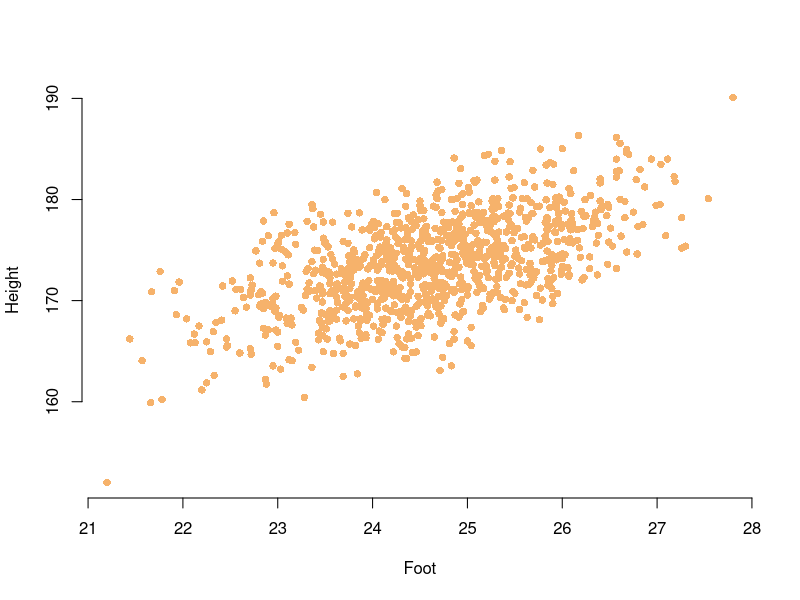
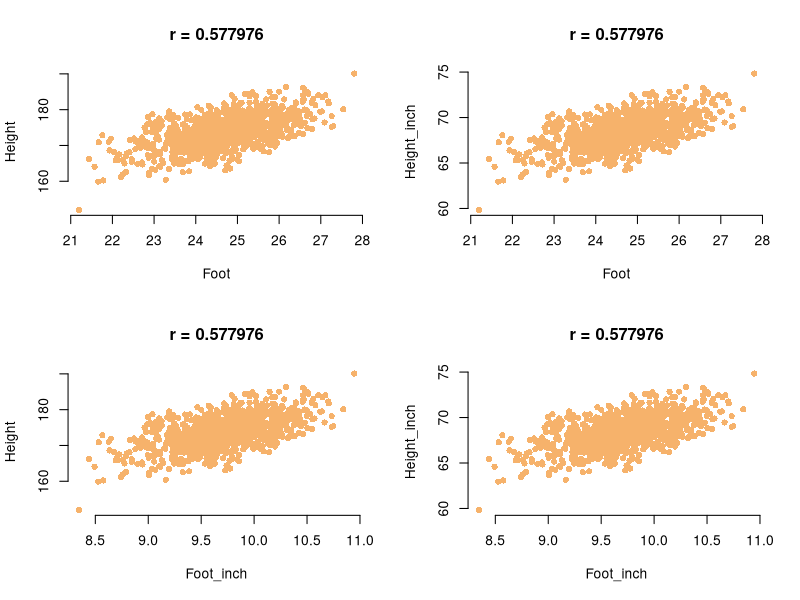
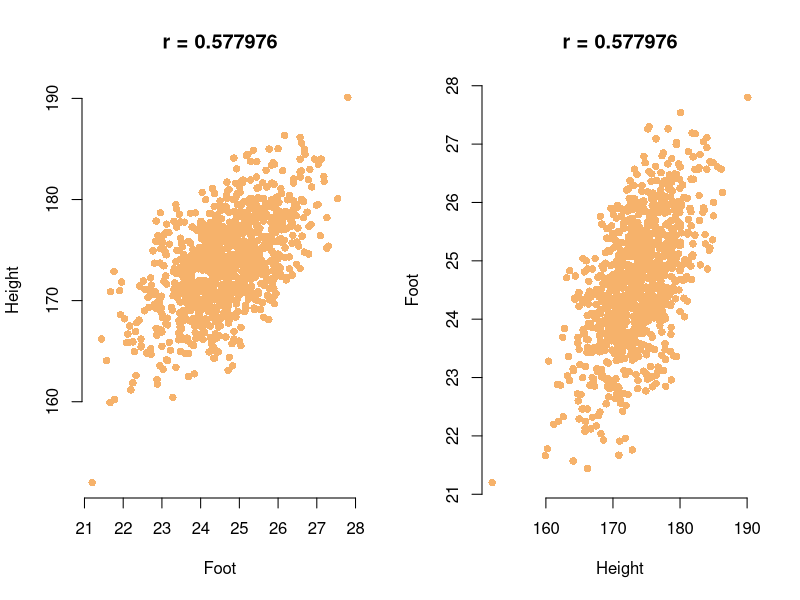
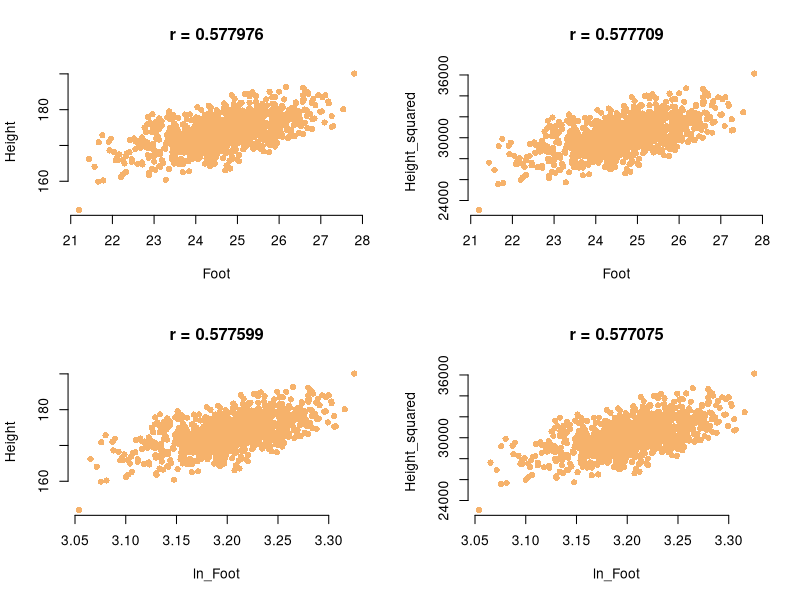

Reproduce these figures in R, in order.
#Load data
india_foot_height <- read.table("india_foot_height.dat")
names(india_foot_height)[1:2] <- c("Foot", "Height")
attach(india_foot_height)

#Convert cm to inch
india_foot_height$Foot_inch <- Foot * 0.393701
india_foot_height$Height_inch <- Height * 0.393701

#Convert foot to ln(foot) and height to height^2
india_foot_height$ln_Foot <- log(Foot)
india_foot_height$Height_squared <- Height^2

detach(india_foot_height)
attach(india_foot_height)

#Plot data
plot(Foot, Height, pch = 16, bty = "n", col = "#f6b26b")

#Plot and compare all possible combinations of units
par(mfrow=c(2,2), pch = 16, bty = "n", col = "#f6b26b")
plot(Foot, Height, main = paste("r =", round(cor(Foot, Height), 6)))
plot(Foot, Height_inch, main = paste("r =", round(cor(Foot, Height_inch), 6)))
plot(Foot_inch, Height, main = paste("r =", round(cor(Foot_inch, Height), 6)))
plot(Foot_inch, Height_inch, main = paste("r =", round(cor(Foot_inch, Height_inch), 6)))

#Invert axes of scatterplot and compare r
par(mfrow=c(1,2), pch = 16, bty = "n", col = "#f6b26b")
plot(Foot, Height, main = paste("r =", round(cor(Foot, Height), 6)))
plot(Height, Foot, main = paste("r =", round(cor(Height, Foot), 6)))

#Plot and compare all combinations of non-linear transformations
par(mfrow=c(2,2), pch = 16, bty = "n", col = "#f6b26b")
plot(Foot, Height, main = paste("r =", round(cor(Foot, Height), 6)))
plot(Foot, Height_squared, main = paste("r =", round(cor(Foot, Height_squared), 6)))
plot(ln_Foot, Height, main = paste("r =", round(cor(ln_Foot, Height), 6)))
plot(ln_Foot, Height_squared, main = paste("r =", round(cor(ln_Foot, Height_squared), 6)))

#Calculate r and evaluate its statistical significance
cor.test(Foot, Height)
